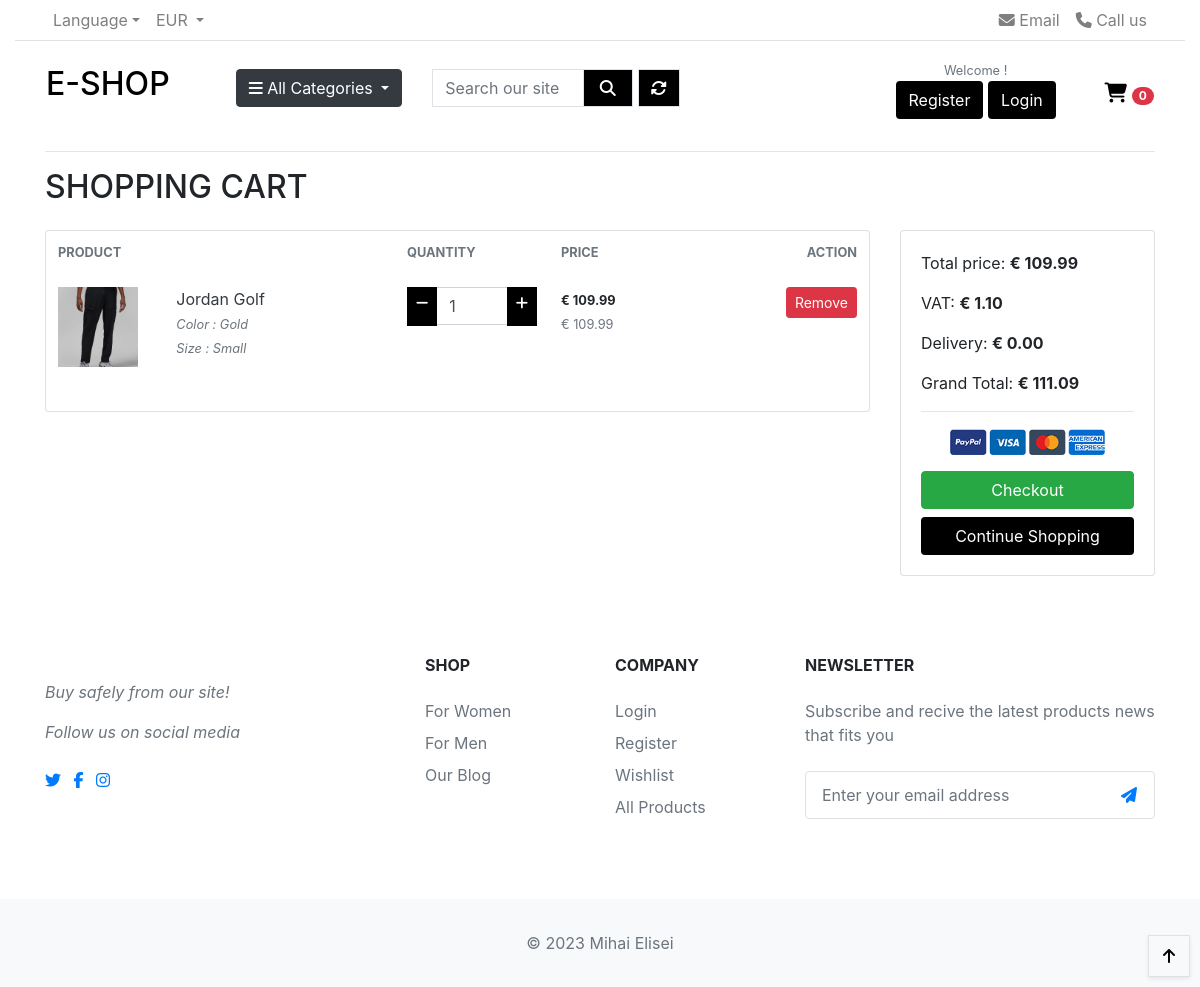
The page /cart/ on the database as committed earlier.
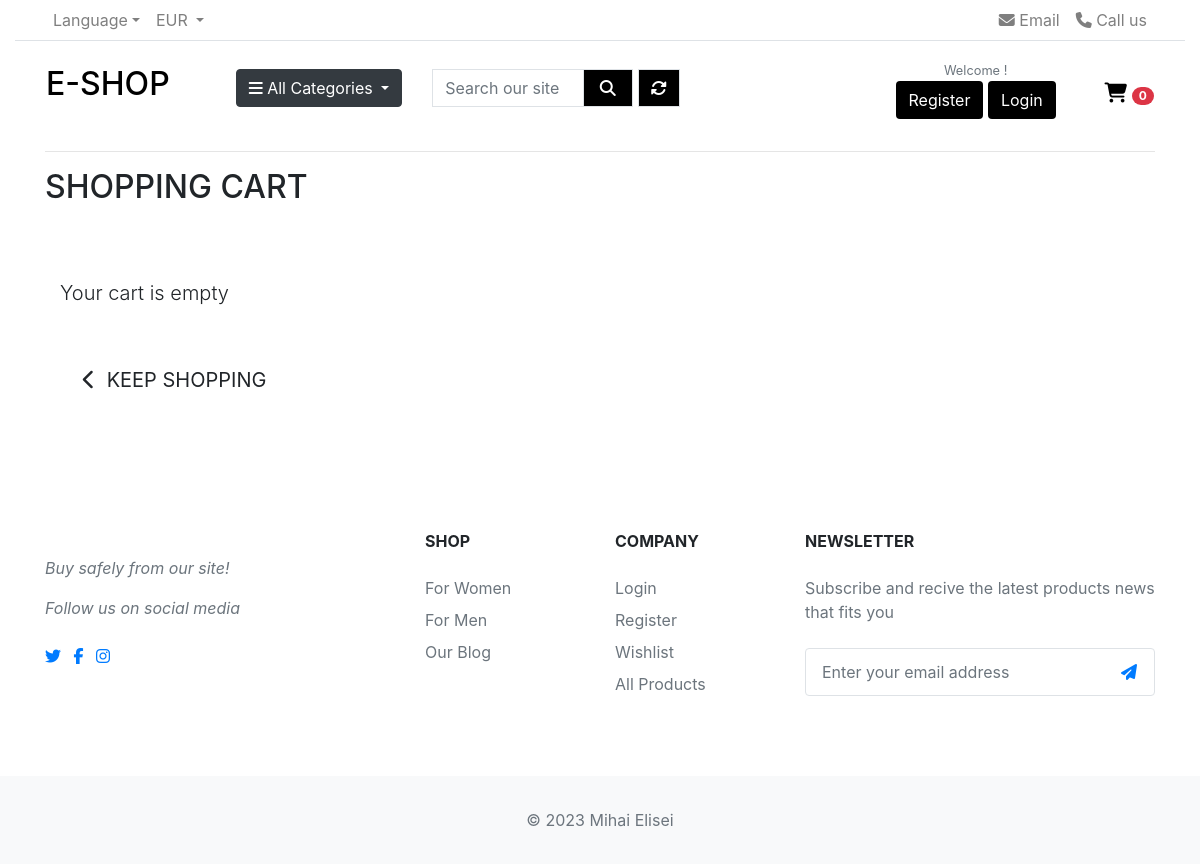
The same page on the database as committed later.
### cart/models.py (models this page shows, shortened)
class CartItem(models.Model):
    product = models.ForeignKey(Product, on_delete=models.CASCADE)
    variations = models.ManyToManyField(Variation, blank=True)
    cart = models.ForeignKey(Cart, on_delete=models.CASCADE)
    quantity = models.IntegerField()
    is_active = models.BooleanField(default=True)
    def sub_total(self):
        return self.product.price * self.quantity

### products/models.py (models this page shows, shortened)
class Product(models.Model):
    category = models.ForeignKey('Category', null=True, blank=True,
                                 on_delete=models.SET_NULL)
    name = models.CharField(max_length=254, unique=True)
    slug = models.SlugField(max_length=254, unique=True)
    description = models.TextField()
    stock = models.IntegerField()
    is_available = models.BooleanField(default=True)
    price = models.DecimalField(max_digits=8, decimal_places=2)
    rating = models.DecimalField(max_digits=6, decimal_places=2, null=True,
                                 blank=True)
    image_url = models.URLField(max_length=1024, null=True, blank=True)
    image = models.ImageField(null=True, blank=True)
    created_date = models.DateTimeField(auto_now_add=True)
    updated_date = models.DateTimeField(auto_now=True)

class Variation(models.Model):
    product = models.ForeignKey(Product, on_delete=models.CASCADE)
    variation_category = models.CharField(
        max_length=100, choices=variation_choice)
    variation_value = models.CharField(max_length=100)
    is_active = models.BooleanField(default=True)
    created_date = models.DateTimeField(auto_now=True)
    objects = VariationManager()

### cart/views.py (the view)
# urls.py: path('', views.view_cart, name='view_cart'),
def view_cart(request):
    return render(request, 'cart/cart.html')

### cart/contexts.py (called while the page is built)
def counter(request):
    cart_count = 0
    if 'admin' in request.path:
        return {}
    else:
        try:
            cart = Cart.objects.filter(cart_id=_cart_id(request))
            cart_items = CartItem.objects.all().filter(cart=cart[:1])
            for cart_item in cart_items:
                cart_count += cart_item.quantity
        except Cart.DoesNotExist:
            cart_count = 0
    return dict(cart_count=cart_count)

### cart/views.py (called while the page is built)
def _cart_id(request):
    cart = request.session.session_key  # Get the session id
    if not cart:
        cart = request.session.create()
    return cart

### products/contexts.py (called while the page is built)
def category_links(request):
    categories = Category.objects.all()
    return dict(categories=categories)

### products/models.py (called while the page is built)
    def get_url(self):
        return reverse('products_by_category', args=[self.slug])

### cart/templates/cart/cart.html (shortened to what the changed rows need)
{% extends 'base.html' %}
{% load static %}
{% block content %}
<div class="container mb-2">
    <div class="row">
        <div class="col">
            <h2 class="logo-font mb-4"> Shopping Cart</h2>
        </div>
    </div>
    <div class="row">
        <div class="col">
            {% if cart_items %}
            <div class="row">
                <div class="col-lg-9">
                    <div class="card">
                        <table class="table table-borderless table-shopping-cart">
                            <thead class="text-muted">
                                <tr class="small text-uppercase">
                                    <th scope="col">Product</th>
                                    <th scope="col" width="120">Quantity</th>
                                    <th scope="col" width="120">Price</th>
                                    <th scope="col" class="text-right" width="200">Action </th>
                                </tr>
                            </thead>
                            <tbody>
                                {% for cart_item in cart_items %}
                                <tr>
                                    <td>
                                        <div class="row">
                                            <div class="col-lg-4 col-md-6 col-sm-12">
                                                {% if cart_item.product.image %}
                                                <img src="{{ cart_item.product.image.url }}" class="img-sm">
                                                {% else %}
                                                <img src="{{ MEDIA_URL }}noimage.png" class="img-sm">
                                                {% endif %}
                                            </div>
                                            <div class="col-lg-8 col-md-6 col-sm-12">
                                                <a href="{% url 'product_detail' cart_item.product.id %}"
                                                    class="title text-dark  d-block">{{ cart_item.product.name }}</a>
                                                <em class="text-muted small d-inline">
                                                    {% if cart_item.variations.all %}
                                                    {% for item in cart_item.variations.all %}
                                                    {{ item.variation_category | capfirst }} :
                                                    {{ item.variation_value | capfirst }} <br>
                                                    {% endfor %}
                                                    {% endif %}
                                                </em>
                                                <br>
                                            </div>
                                        </div>
                                    </td>
                                    <td>
                                        <div class="input-group input-spinner" style="width: 130px;">
                                            <div class="input-group-prepend">
                                                <a class=" btn btn-sm btn-black rounded-0"
                                                    href="{% url 'remove_from_cart' cart_item.product.id cart_item.id %}"
                                                    id="button-plus"> <i class="fa fa-minus"></i> </a>
                                            </div>
                                            <input type="text" class="form-control" value="{{ cart_item.quantity }}">
                                            <div class="input-group-append">
                                                <form action="{% url 'add_to_cart' cart_item.product.id %}"
                                                    method="POST">
                                                    <button class="btn btn-sm btn-black rounded-0" type="submit"
                                                        id="button-minus"> <i class="fa fa-plus"
                                                            style="height: 25px;"></i> </button>
                                                </form>
                                            </div>
                                        </div>
                                    </td>
                                    <td>
                                        <div class="price-wrap">
                                            <small class="price"><b> &euro; {{ cart_item.sub_total }}</b></small><br>
                                            <small class="text-muted">&euro; {{ cart_item.product.price }}</small>
                                        </div>
                                    </td>
                                    <td>
                                        <div>
                                            <a class="btn btn-sm remove-item btn-danger float-right"
                                                href="{% url 'remove_cart_item' cart_item.product.id cart_item.id %}">Remove</a>
                                        </div>
                                    </td>
                                </tr>
                                <div class="btt-button shadow-sm rounded-0 border border-black">
                                    <a class="btt-link d-flex h-100">
                                        <i class="fas fa-arrow-up text-black mx-auto my-auto"></i>
                                    </a>
                                </div>
                                {% endfor %}
                            </tbody>
                        </table>
                    </div>
                </div>
                <div class="col-lg-3">
                    <div class="card">
                        <div class="card-body">
                            <div>
                                <p>Total price: <strong class="text-right">&euro; {{ total | floatformat:2 }}</strong>
                                </p>
                            </div>
                            <div>
                                <p>VAT: <strong>&euro; {{ vat | floatformat:2 }}</strong>
                                </p>
                            </div>
                            <div>
                                <p>Delivery: <strong>&euro; {{ delivery | floatformat:2 }}</strong>
                                </p>
                            </div>
                            <div>
                                <p>Grand Total: <strong>&euro; {{ grand_total | floatformat:2 }}</strong>
                                </p>
                            </div>
                            <hr>
                            <p class="text-center mb-3">
                                <img src="/media/payments.png" height="26">
                            </p>
                            <a href="{% url 'checkout' %}" class="btn btn-success btn-block"> Checkout </a>
                            <a href="{% url 'products' %}" class="btn btn-black btn-block">Continue Shopping</a>
                        </div>
                    </div>
                </div>
            </div>
            {% else %}
            <div class="col-12 mb-5 mt-5">
                <p class="lead mb-5">Your cart is empty</p>
                <a href="{% url 'products' %}" class="btn bnt-outline-black rounded-0 btn-lg">
                    <span class="icon">
                        <i class="fas fa-chevron-left"></i>
                    </span>
                    <span class="text-uppercase">Keep Shopping</span>
                </a>
            </div>
            {% endif %}
        </div>
    </div>
</div>
{% endblock %}

Rows that differ between the two databases and show on the page:
removed CartItem: product.image (picture), product.name "Jordan Golf", quantity "1", sub_total "109.99", product.price "109.99"
no longer on this page (row unchanged): Variation: variation_category "Color", variation_value "Gold"
no longer on this page (row unchanged): Variation: variation_category "Size", variation_value "Small"
Other text that changed with them:
{{ total | floatformat:2 }}: "109.99" → (not shown)
{{ vat | floatformat:2 }}: "1.10" → (not shown)
{{ delivery | floatformat:2 }}: "0.00" → (not shown)
{{ grand_total | floatformat:2 }}: "111.09" → (not shown)
text no longer shown: "PRODUCT QUANTITY PRICE ACTION Total price: € VAT: € Delivery: € Grand Total: € Checkout Continue Shopping"
text now shown: "Your cart is empty KEEP SHOPPING"
